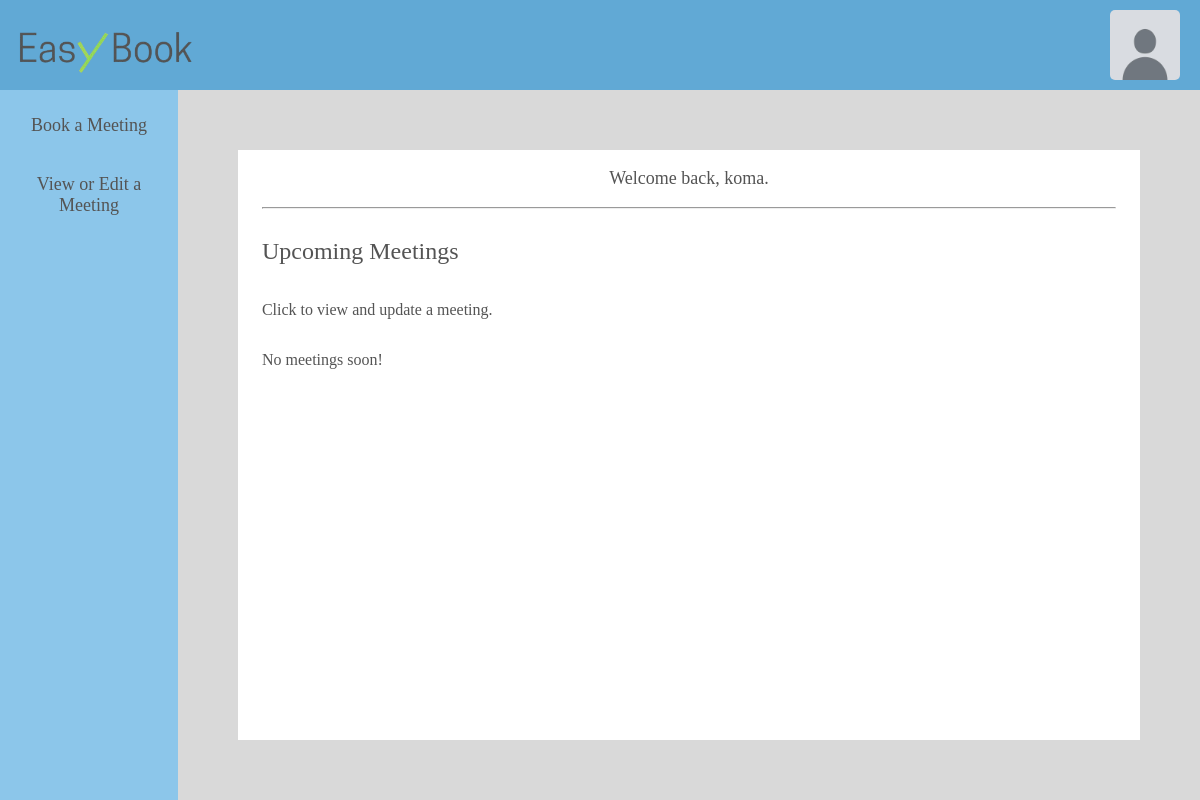
/Public/home/ (signed in), run on an earlier commit of the app's database.
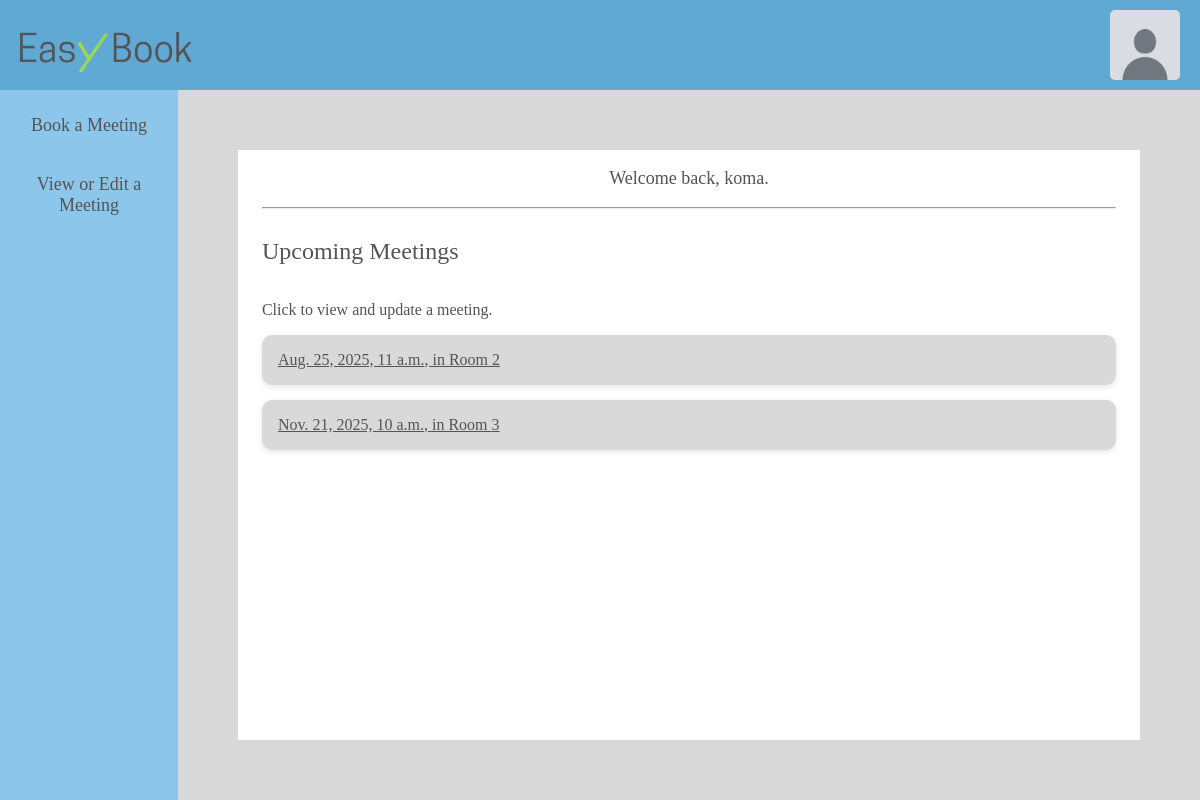
And on a later commit of the database.
### Public/models.py (models this page shows, shortened)
class Meetings(models.Model):
    date = models.DateTimeField("Date and Time")
    room = models.IntegerField("room")
    userID = models.ForeignKey(User, on_delete=models.CASCADE, null=False)

### Public/views.py (the view)
# urls.py: 2. Add a URL to urlpatterns:  path('', views.home, name='home')
@login_required
def home(request):
    upcomingMeetings = Meetings.objects.order_by("date")[:3]
    context = {"upcomingMeetings":upcomingMeetings}
    return render(request, "home.html", context)

### Public/templates/home.html (shortened to what this page needs)
<!DOCTYPE html>
<html>
    <head>
        {% load static %}
        <link rel="stylesheet" href="{% static 'stylesheet.css' %}">
    </head>
    <body>
        <div class="navbarContainerHome">
            <div class="navItemContainer">
                <div class="dropdownContainer">
                    <div class="profileContainer">
                        <img src="{% static 'images/defaultPfp.jpg' %}" class="profileImage">
                    </div>
                </div>
            </div>
            <div class="logoContainer">
                <a href="{% url 'home'%}">
                    <img class="logo" src="{% static 'images/EasyBook.png' %}">
                </a>
            </div>
        </div>
        <div class="pageDisplay">
            <aside>
                <a href="{% url 'book' %}" class="asideButton">Book a Meeting</a>
                <a href="{% url 'viewBooking' %}" class="asideButton">View or Edit a Meeting</a>
            </aside>
            <div class="contentBox">
                <div id="indexText">
                    <p>Welcome back, {{user.username}}.</p><hr>
                </div>
                <h2>
                    Upcoming Meetings
                </h2>
                <p>Click to view and update a meeting.</p>
                {% if upcomingMeetings %}
                    <div class="meetingsBox">
                        {% for meeting in upcomingMeetings %}
                        <div class="meetingCard">
                            <a href="{% url 'editBooking' meeting.id %}" class="meetingInstance">{{ meeting.date }}, in Room {{ meeting.room }}</a>
                        </div>
                        {% endfor %}
                    </div>
                {% else %}
                    <p>No meetings soon!</p>
                {% endif %}
            </div>
        </div>
    </body>
</html>

### Public/static/stylesheet.css (style rules this page uses)
html, body { min-height: 100%; height: auto; margin: 0; padding: 0; display: flex; overflow-y: visible; flex-direction: column; }
body { background-color:#D9D9D9; font-family: verdana; color: #545454; font-size: 100%; }
.contentBox { background-color: #ffffff; display: flex; width: 100%; flex-direction: column; margin: 5%; padding: 0 2% 2% 2%; box-sizing: border-box; }
.pageDisplay { display: flex; flex-direction: row; width: 100%; min-height: calc(100vh - 90px); }
h1, h2 { font-weight: lighter; }
aside { background-color: #8CC6EA; width: 20%; display: flex; flex-direction: column; align-items: center; }
.asideButton { background-color: #8CC6EA; border: none; color: #545454; height: 70px; width: 100%; text-align: center; text-decoration: none; display: flex; justify-content: center; align-items: center; font-size: 18px; padding: 0 10px; box-sizing: border-box; cursor: pointer; }
.navbarContainerIndex, .navbarContainerHome { background-color: #61A9D5; height: 90px; width: 100%; display: flex; flex-direction: row-reverse; flex-shrink: 0; justify-content: flex-start; align-items: center; padding: 10px; box-sizing: border-box; }
.navItemContainer { display: flex; flex-direction: row-reverse; justify-content: flex-start; height: 100%; width: 100%; }
.profileContainer { height: 70px; width: 70px; cursor: pointer; }
.profileImage { width:100%; height: 100%; border-radius: 5px; cursor: pointer; }
.dropdownContainer { position: relative; display: inline-block; padding: 0 10px; box-sizing: border-box; }
.logoContainer { height: 80%; margin-right: auto; cursor: pointer; }
.logo { height: 100%; }
#indexText { text-align: center; font-size:large; color:#545454; }
.meetingsBox { display: flex; flex-direction: column; gap: 15px; }
.meetingCard { background-color: #D9D9D9; padding: 16px; border-radius: 10px; box-shadow: 0 2px 6px rgba(0, 0, 0, 0.1); }
.meetingInstance { color: #545454; display: block; }

What changed in the data, as far as the page shows it:
added Meetings: date "Aug. 25, 2025, 11 a.m.", room "2"
added Meetings: date "Nov. 21, 2025, 10 a.m.", room "3"
Also different on the page:
text no longer shown: "No meetings soon!"
